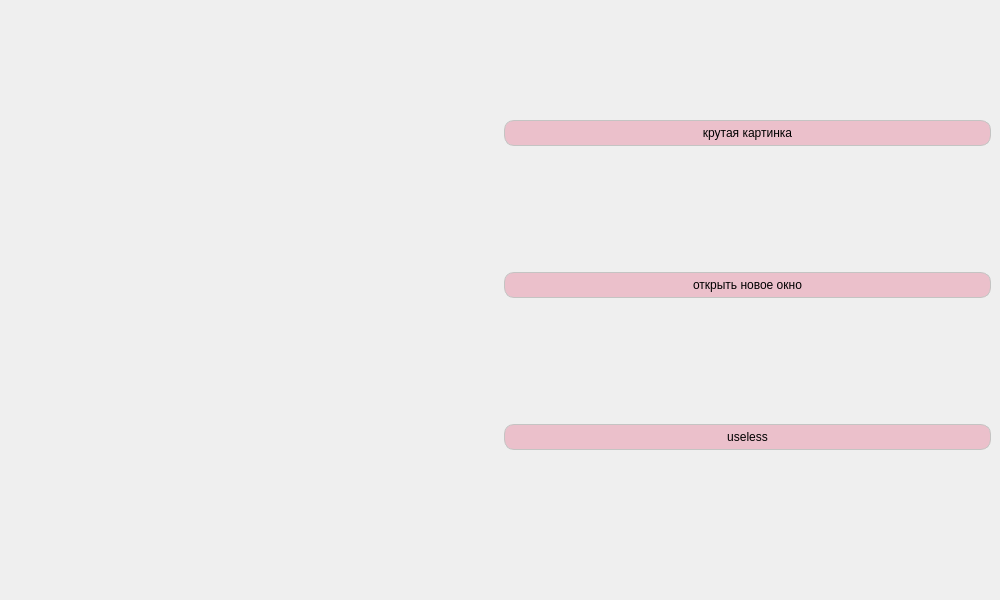
<?xml version="1.0" encoding="UTF-8"?>
<ui version="4.0">
 <class>MainWindow</class>
 <widget class="QMainWindow" name="MainWindow">
  <property name="geometry">
   <rect>
    <x>0</x>
    <y>0</y>
    <width>1000</width>
    <height>600</height>
   </rect>
  </property>
  <property name="sizePolicy">
   <sizepolicy hsizetype="Preferred" vsizetype="Preferred">
    <horstretch>0</horstretch>
    <verstretch>0</verstretch>
   </sizepolicy>
  </property>
  <property name="windowTitle">
   <string>MainWindow</string>
  </property>
  <widget class="QWidget" name="centralwidget">
   <property name="sizePolicy">
    <sizepolicy hsizetype="Expanding" vsizetype="Expanding">
     <horstretch>0</horstretch>
     <verstretch>0</verstretch>
    </sizepolicy>
   </property>
   <widget class="QWidget" name="horizontalLayoutWidget">
    <property name="geometry">
     <rect>
      <x>10</x>
      <y>0</y>
      <width>981</width>
      <height>571</height>
     </rect>
    </property>
    <layout class="QHBoxLayout" name="horizontalLayout">
     <item>
      <widget class="QWidget" name="widget" native="true"/>
     </item>
     <item>
      <layout class="QVBoxLayout" name="verticalLayout">
       <item>
        <widget class="QPushButton" name="ImageWindowButton">
         <property name="styleSheet">
          <string notr="true">QPushButton {
    background-color: #ebc0cb;
    border: 1px solid #C4C4C3;
    border-radius: 10px; /* Скругление углов */
    padding: 5px;
    min-width: 70px;
}
QPushButton:hover {
    background-color: #30d5c8;
}

QPushButton:pressed {
    background-color: 	#90EE90;
}

</string>
         </property>
         <property name="text">
          <string>крутая картинка</string>
         </property>
        </widget>
       </item>
       <item>
        <widget class="QPushButton" name="WidgetWindowButton">
         <property name="styleSheet">
          <string notr="true">QPushButton {
    background-color: #ebc0cb;
    border: 1px solid #C4C4C3;
    border-radius: 10px; /* Скругление углов */
    padding: 5px;
    min-width: 70px;
}
QPushButton:hover {
    background-color: #30d5c8;
}

QPushButton:pressed {
    background-color: 	#90EE90;
}

</string>
         </property>
         <property name="text">
          <string>открыть новое окно</string>
         </property>
        </widget>
       </item>
       <item>
        <widget class="QPushButton" name="pushButton_3">
         <property name="styleSheet">
          <string notr="true">QPushButton {
    background-color: #ebc0cb;
    border: 1px solid #C4C4C3;
    border-radius: 10px; /* Скругление углов */
    padding: 5px;
    min-width: 70px;
}
QPushButton:hover {
    background-color: #30d5c8;
}

QPushButton:pressed {
    background-color: 	#90EE90;
}

</string>
         </property>
         <property name="text">
          <string>useless</string>
         </property>
        </widget>
       </item>
      </layout>
     </item>
    </layout>
   </widget>
  </widget>
  <widget class="QMenuBar" name="menubar">
   <property name="geometry">
    <rect>
     <x>0</x>
     <y>0</y>
     <width>1000</width>
     <height>22</height>
    </rect>
   </property>
  </widget>
 </widget>
 <resources/>
 <connections/>
</ui>
